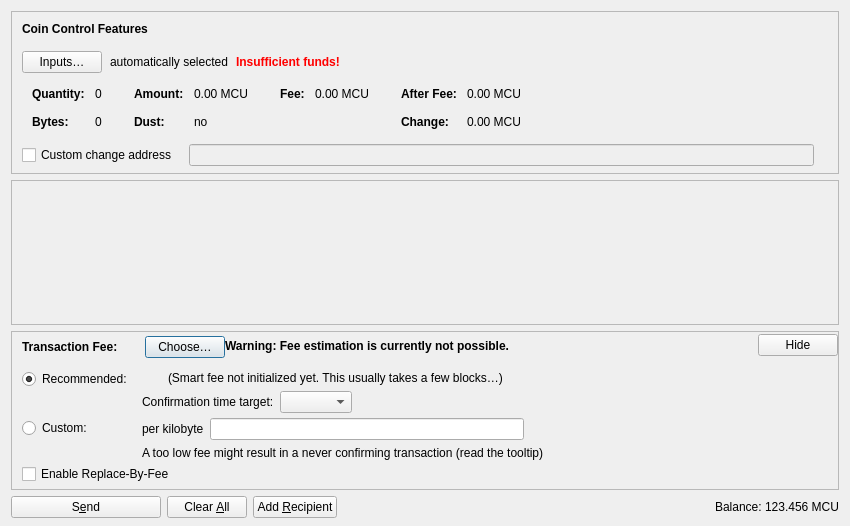
<?xml version="1.0" encoding="UTF-8"?>
<ui version="4.0">
 <class>SendCoinsDialog</class>
 <widget class="QDialog" name="SendCoinsDialog">
  <property name="geometry">
   <rect>
    <x>0</x>
    <y>0</y>
    <width>850</width>
    <height>526</height>
   </rect>
  </property>
  <property name="windowTitle">
   <string>Send Coins</string>
  </property>
  <layout class="QVBoxLayout" name="verticalLayout" stretch="0,1,0,0">
   <property name="bottomMargin">
    <number>8</number>
   </property>
   <item>
    <widget class="QFrame" name="frameCoinControl">
     <property name="sizePolicy">
      <sizepolicy hsizetype="Expanding" vsizetype="Expanding">
       <horstretch>0</horstretch>
       <verstretch>0</verstretch>
      </sizepolicy>
     </property>
     <property name="maximumSize">
      <size>
       <width>16777215</width>
       <height>16777215</height>
      </size>
     </property>
     <property name="frameShape">
      <enum>QFrame::StyledPanel</enum>
     </property>
     <property name="frameShadow">
      <enum>QFrame::Sunken</enum>
     </property>
     <layout class="QVBoxLayout" name="verticalLayoutCoinControl2">
      <property name="spacing">
       <number>0</number>
      </property>
      <property name="leftMargin">
       <number>0</number>
      </property>
      <property name="topMargin">
       <number>0</number>
      </property>
      <property name="rightMargin">
       <number>0</number>
      </property>
      <property name="bottomMargin">
       <number>6</number>
      </property>
      <item>
       <layout class="QVBoxLayout" name="verticalLayoutCoinControl" stretch="0,0,0,0,1">
        <property name="spacing">
         <number>0</number>
        </property>
        <property name="leftMargin">
         <number>10</number>
        </property>
        <property name="topMargin">
         <number>10</number>
        </property>
        <item>
         <layout class="QHBoxLayout" name="horizontalLayoutCoinControl1">
          <property name="bottomMargin">
           <number>15</number>
          </property>
          <item>
           <widget class="QLabel" name="labelCoinControlFeatures">
            <property name="sizePolicy">
             <sizepolicy hsizetype="Preferred" vsizetype="Maximum">
              <horstretch>0</horstretch>
              <verstretch>0</verstretch>
             </sizepolicy>
            </property>
            <property name="font">
             <font>
              <weight>75</weight>
              <bold>true</bold>
             </font>
            </property>
            <property name="styleSheet">
             <string notr="true">font-weight:bold;</string>
            </property>
            <property name="text">
             <string>Coin Control Features</string>
            </property>
           </widget>
          </item>
         </layout>
        </item>
        <item>
         <layout class="QHBoxLayout" name="horizontalLayoutCoinControl2" stretch="0,0,0,0">
          <property name="spacing">
           <number>8</number>
          </property>
          <property name="bottomMargin">
           <number>10</number>
          </property>
          <item>
           <widget class="QPushButton" name="pushButtonCoinControl">
            <property name="styleSheet">
             <string notr="true"/>
            </property>
            <property name="text">
             <string>Inputs…</string>
            </property>
            <property name="autoDefault">
             <bool>false</bool>
            </property>
           </widget>
          </item>
          <item>
           <widget class="QLabel" name="labelCoinControlAutomaticallySelected">
            <property name="text">
             <string>automatically selected</string>
            </property>
            <property name="margin">
             <number>5</number>
            </property>
           </widget>
          </item>
          <item>
           <widget class="QLabel" name="labelCoinControlInsuffFunds">
            <property name="font">
             <font>
              <weight>75</weight>
              <bold>true</bold>
             </font>
            </property>
            <property name="styleSheet">
             <string notr="true">color:red;font-weight:bold;</string>
            </property>
            <property name="text">
             <string>Insufficient funds!</string>
            </property>
            <property name="margin">
             <number>5</number>
            </property>
           </widget>
          </item>
          <item>
           <spacer name="horizontalSpacerCoinControl">
            <property name="orientation">
             <enum>Qt::Horizontal</enum>
            </property>
            <property name="sizeHint" stdset="0">
             <size>
              <width>40</width>
              <height>1</height>
             </size>
            </property>
           </spacer>
          </item>
         </layout>
        </item>
        <item>
         <widget class="QWidget" name="widgetCoinControl" native="true">
          <property name="sizePolicy">
           <sizepolicy hsizetype="Preferred" vsizetype="Preferred">
            <horstretch>0</horstretch>
            <verstretch>0</verstretch>
           </sizepolicy>
          </property>
          <property name="minimumSize">
           <size>
            <width>0</width>
            <height>0</height>
           </size>
          </property>
          <property name="styleSheet">
           <string notr="true"/>
          </property>
          <layout class="QHBoxLayout" name="horizontalLayoutCoinControl5">
           <property name="leftMargin">
            <number>0</number>
           </property>
           <property name="topMargin">
            <number>0</number>
           </property>
           <property name="rightMargin">
            <number>0</number>
           </property>
           <property name="bottomMargin">
            <number>0</number>
           </property>
           <item>
            <layout class="QHBoxLayout" name="horizontalLayoutCoinControl3" stretch="0,0,0,1">
             <property name="spacing">
              <number>20</number>
             </property>
             <property name="topMargin">
              <number>0</number>
             </property>
             <property name="bottomMargin">
              <number>10</number>
             </property>
             <item>
              <layout class="QFormLayout" name="formLayoutCoinControl1">
               <property name="horizontalSpacing">
                <number>10</number>
               </property>
               <property name="verticalSpacing">
                <number>14</number>
               </property>
               <property name="leftMargin">
                <number>10</number>
               </property>
               <property name="topMargin">
                <number>4</number>
               </property>
               <property name="rightMargin">
                <number>6</number>
               </property>
               <item row="0" column="0">
                <widget class="QLabel" name="labelCoinControlQuantityText">
                 <property name="font">
                  <font>
                   <weight>75</weight>
                   <bold>true</bold>
                  </font>
                 </property>
                 <property name="text">
                  <string>Quantity:</string>
                 </property>
                 <property name="margin">
                  <number>0</number>
                 </property>
                </widget>
               </item>
               <item row="0" column="1">
                <widget class="QLabel" name="labelCoinControlQuantity">
                 <property name="cursor">
                  <cursorShape>IBeamCursor</cursorShape>
                 </property>
                 <property name="contextMenuPolicy">
                  <enum>Qt::ActionsContextMenu</enum>
                 </property>
                 <property name="text">
                  <string notr="true">0</string>
                 </property>
                 <property name="margin">
                  <number>0</number>
                 </property>
                 <property name="textInteractionFlags">
                  <set>Qt::LinksAccessibleByMouse|Qt::TextSelectableByKeyboard|Qt::TextSelectableByMouse</set>
                 </property>
                </widget>
               </item>
               <item row="1" column="0">
                <widget class="QLabel" name="labelCoinControlBytesText">
                 <property name="font">
                  <font>
                   <weight>75</weight>
                   <bold>true</bold>
                  </font>
                 </property>
                 <property name="text">
                  <string>Bytes:</string>
                 </property>
                </widget>
               </item>
               <item row="1" column="1">
                <widget class="QLabel" name="labelCoinControlBytes">
                 <property name="cursor">
                  <cursorShape>IBeamCursor</cursorShape>
                 </property>
                 <property name="contextMenuPolicy">
                  <enum>Qt::ActionsContextMenu</enum>
                 </property>
                 <property name="text">
                  <string notr="true">0</string>
                 </property>
                 <property name="textInteractionFlags">
                  <set>Qt::LinksAccessibleByMouse|Qt::TextSelectableByKeyboard|Qt::TextSelectableByMouse</set>
                 </property>
                </widget>
               </item>
              </layout>
             </item>
             <item>
              <layout class="QFormLayout" name="formLayoutCoinControl2">
               <property name="horizontalSpacing">
                <number>10</number>
               </property>
               <property name="verticalSpacing">
                <number>14</number>
               </property>
               <property name="leftMargin">
                <number>6</number>
               </property>
               <property name="topMargin">
                <number>4</number>
               </property>
               <property name="rightMargin">
                <number>6</number>
               </property>
               <item row="0" column="0">
                <widget class="QLabel" name="labelCoinControlAmountText">
                 <property name="font">
                  <font>
                   <weight>75</weight>
                   <bold>true</bold>
                  </font>
                 </property>
                 <property name="text">
                  <string>Amount:</string>
                 </property>
                 <property name="margin">
                  <number>0</number>
                 </property>
                </widget>
               </item>
               <item row="0" column="1">
                <widget class="QLabel" name="labelCoinControlAmount">
                 <property name="cursor">
                  <cursorShape>IBeamCursor</cursorShape>
                 </property>
                 <property name="contextMenuPolicy">
                  <enum>Qt::ActionsContextMenu</enum>
                 </property>
                 <property name="text">
                  <string notr="true">0.00 MCU</string>
                 </property>
                 <property name="textInteractionFlags">
                  <set>Qt::LinksAccessibleByMouse|Qt::TextSelectableByKeyboard|Qt::TextSelectableByMouse</set>
                 </property>
                </widget>
               </item>
               <item row="1" column="0">
                <widget class="QLabel" name="labelCoinControlLowOutputText">
                 <property name="font">
                  <font>
                   <weight>75</weight>
                   <bold>true</bold>
                  </font>
                 </property>
                 <property name="text">
                  <string>Dust:</string>
                 </property>
                </widget>
               </item>
               <item row="1" column="1">
                <widget class="QLabel" name="labelCoinControlLowOutput">
                 <property name="cursor">
                  <cursorShape>IBeamCursor</cursorShape>
                 </property>
                 <property name="contextMenuPolicy">
                  <enum>Qt::ActionsContextMenu</enum>
                 </property>
                 <property name="text">
                  <string notr="true">no</string>
                 </property>
                 <property name="textInteractionFlags">
                  <set>Qt::LinksAccessibleByMouse|Qt::TextSelectableByKeyboard|Qt::TextSelectableByMouse</set>
                 </property>
                </widget>
               </item>
              </layout>
             </item>
             <item>
              <layout class="QFormLayout" name="formLayoutCoinControl3">
               <property name="horizontalSpacing">
                <number>10</number>
               </property>
               <property name="verticalSpacing">
                <number>14</number>
               </property>
               <property name="leftMargin">
                <number>6</number>
               </property>
               <property name="topMargin">
                <number>4</number>
               </property>
               <property name="rightMargin">
                <number>6</number>
               </property>
               <item row="0" column="0">
                <widget class="QLabel" name="labelCoinControlFeeText">
                 <property name="font">
                  <font>
                   <weight>75</weight>
                   <bold>true</bold>
                  </font>
                 </property>
                 <property name="text">
                  <string>Fee:</string>
                 </property>
                 <property name="margin">
                  <number>0</number>
                 </property>
                </widget>
               </item>
               <item row="0" column="1">
                <widget class="QLabel" name="labelCoinControlFee">
                 <property name="cursor">
                  <cursorShape>IBeamCursor</cursorShape>
                 </property>
                 <property name="contextMenuPolicy">
                  <enum>Qt::ActionsContextMenu</enum>
                 </property>
                 <property name="text">
                  <string notr="true">0.00 MCU</string>
                 </property>
                 <property name="textInteractionFlags">
                  <set>Qt::LinksAccessibleByMouse|Qt::TextSelectableByKeyboard|Qt::TextSelectableByMouse</set>
                 </property>
                </widget>
               </item>
              </layout>
             </item>
             <item>
              <layout class="QFormLayout" name="formLayoutCoinControl4">
               <property name="horizontalSpacing">
                <number>10</number>
               </property>
               <property name="verticalSpacing">
                <number>14</number>
               </property>
               <property name="leftMargin">
                <number>6</number>
               </property>
               <property name="topMargin">
                <number>4</number>
               </property>
               <property name="rightMargin">
                <number>6</number>
               </property>
               <item row="0" column="0">
                <widget class="QLabel" name="labelCoinControlAfterFeeText">
                 <property name="font">
                  <font>
                   <weight>75</weight>
                   <bold>true</bold>
                  </font>
                 </property>
                 <property name="text">
                  <string>After Fee:</string>
                 </property>
                 <property name="margin">
                  <number>0</number>
                 </property>
                </widget>
               </item>
               <item row="0" column="1">
                <widget class="QLabel" name="labelCoinControlAfterFee">
                 <property name="cursor">
                  <cursorShape>IBeamCursor</cursorShape>
                 </property>
                 <property name="contextMenuPolicy">
                  <enum>Qt::ActionsContextMenu</enum>
                 </property>
                 <property name="text">
                  <string notr="true">0.00 MCU</string>
                 </property>
                 <property name="textInteractionFlags">
                  <set>Qt::LinksAccessibleByMouse|Qt::TextSelectableByKeyboard|Qt::TextSelectableByMouse</set>
                 </property>
                </widget>
               </item>
               <item row="1" column="0">
                <widget class="QLabel" name="labelCoinControlChangeText">
                 <property name="font">
                  <font>
                   <weight>75</weight>
                   <bold>true</bold>
                  </font>
                 </property>
                 <property name="text">
                  <string>Change:</string>
                 </property>
                </widget>
               </item>
               <item row="1" column="1">
                <widget class="QLabel" name="labelCoinControlChange">
                 <property name="cursor">
                  <cursorShape>IBeamCursor</cursorShape>
                 </property>
                 <property name="contextMenuPolicy">
                  <enum>Qt::ActionsContextMenu</enum>
                 </property>
                 <property name="text">
                  <string notr="true">0.00 MCU</string>
                 </property>
                 <property name="textInteractionFlags">
                  <set>Qt::LinksAccessibleByMouse|Qt::TextSelectableByKeyboard|Qt::TextSelectableByMouse</set>
                 </property>
                </widget>
               </item>
              </layout>
             </item>
            </layout>
           </item>
          </layout>
         </widget>
        </item>
        <item>
         <layout class="QHBoxLayout" name="horizontalLayoutCoinControl4" stretch="0,0,0">
          <property name="spacing">
           <number>12</number>
          </property>
          <property name="sizeConstraint">
           <enum>QLayout::SetDefaultConstraint</enum>
          </property>
          <property name="topMargin">
           <number>5</number>
          </property>
          <property name="rightMargin">
           <number>5</number>
          </property>
          <item>
           <widget class="QCheckBox" name="checkBoxCoinControlChange">
            <property name="toolTip">
             <string>If this is activated, but the change address is empty or invalid, change will be sent to a newly generated address.</string>
            </property>
            <property name="text">
             <string>Custom change address</string>
            </property>
           </widget>
          </item>
          <item>
           <widget class="QValidatedLineEdit" name="lineEditCoinControlChange">
            <property name="enabled">
             <bool>false</bool>
            </property>
            <property name="sizePolicy">
             <sizepolicy hsizetype="Expanding" vsizetype="Fixed">
              <horstretch>0</horstretch>
              <verstretch>0</verstretch>
             </sizepolicy>
            </property>
           </widget>
          </item>
          <item>
           <widget class="QLabel" name="labelCoinControlChangeLabel">
            <property name="sizePolicy">
             <sizepolicy hsizetype="Preferred" vsizetype="Expanding">
              <horstretch>0</horstretch>
              <verstretch>0</verstretch>
             </sizepolicy>
            </property>
            <property name="minimumSize">
             <size>
              <width>0</width>
              <height>0</height>
             </size>
            </property>
            <property name="text">
             <string/>
            </property>
            <property name="margin">
             <number>3</number>
            </property>
           </widget>
          </item>
         </layout>
        </item>
        <item>
         <spacer name="verticalSpacerCoinControl">
          <property name="orientation">
           <enum>Qt::Vertical</enum>
          </property>
          <property name="sizeHint" stdset="0">
           <size>
            <width>800</width>
            <height>1</height>
           </size>
          </property>
         </spacer>
        </item>
       </layout>
      </item>
     </layout>
    </widget>
   </item>
   <item>
    <widget class="QScrollArea" name="scrollArea">
     <property name="widgetResizable">
      <bool>true</bool>
     </property>
     <widget class="QWidget" name="scrollAreaWidgetContents">
      <property name="geometry">
       <rect>
        <x>0</x>
        <y>0</y>
        <width>830</width>
        <height>104</height>
       </rect>
      </property>
      <layout class="QVBoxLayout" name="verticalLayout_2" stretch="0,1">
       <property name="leftMargin">
        <number>0</number>
       </property>
       <property name="topMargin">
        <number>0</number>
       </property>
       <property name="rightMargin">
        <number>0</number>
       </property>
       <property name="bottomMargin">
        <number>0</number>
       </property>
       <item>
        <layout class="QVBoxLayout" name="entries">
         <property name="spacing">
          <number>6</number>
         </property>
        </layout>
       </item>
       <item>
        <spacer name="verticalSpacer">
         <property name="orientation">
          <enum>Qt::Vertical</enum>
         </property>
         <property name="sizeHint" stdset="0">
          <size>
           <width>20</width>
           <height>40</height>
          </size>
         </property>
        </spacer>
       </item>
      </layout>
     </widget>
    </widget>
   </item>
   <item>
    <widget class="QFrame" name="frameFee">
     <property name="sizePolicy">
      <sizepolicy hsizetype="Expanding" vsizetype="Expanding">
       <horstretch>0</horstretch>
       <verstretch>0</verstretch>
      </sizepolicy>
     </property>
     <property name="maximumSize">
      <size>
       <width>16777215</width>
       <height>16777215</height>
      </size>
     </property>
     <property name="frameShape">
      <enum>QFrame::StyledPanel</enum>
     </property>
     <property name="frameShadow">
      <enum>QFrame::Sunken</enum>
     </property>
     <layout class="QVBoxLayout" name="verticalLayoutFee1">
      <property name="spacing">
       <number>0</number>
      </property>
      <property name="leftMargin">
       <number>0</number>
      </property>
      <property name="topMargin">
       <number>0</number>
      </property>
      <property name="rightMargin">
       <number>0</number>
      </property>
      <property name="bottomMargin">
       <number>0</number>
      </property>
      <item>
       <layout class="QVBoxLayout" name="verticalLayoutFee2" stretch="0,0,0">
        <property name="spacing">
         <number>0</number>
        </property>
        <property name="leftMargin">
         <number>10</number>
        </property>
        <property name="topMargin">
         <number>0</number>
        </property>
        <item>
         <layout class="QHBoxLayout" name="horizontalLayoutFee1">
          <property name="bottomMargin">
           <number>0</number>
          </property>
          <item>
           <layout class="QVBoxLayout" name="verticalLayoutFee7">
            <property name="spacing">
             <number>0</number>
            </property>
            <item>
             <spacer name="verticalSpacerSmartFee">
              <property name="orientation">
               <enum>Qt::Vertical</enum>
              </property>
              <property name="sizeType">
               <enum>QSizePolicy::Fixed</enum>
              </property>
              <property name="sizeHint" stdset="0">
               <size>
                <width>1</width>
                <height>4</height>
               </size>
              </property>
             </spacer>
            </item>
            <item>
             <layout class="QHBoxLayout" name="horizontalLayoutSmartFee">
              <property name="spacing">
               <number>10</number>
              </property>
              <item>
               <widget class="QLabel" name="labelFeeHeadline">
                <property name="sizePolicy">
                 <sizepolicy hsizetype="Preferred" vsizetype="Maximum">
                  <horstretch>0</horstretch>
                  <verstretch>0</verstretch>
                 </sizepolicy>
                </property>
                <property name="font">
                 <font>
                  <weight>75</weight>
                  <bold>true</bold>
                 </font>
                </property>
                <property name="styleSheet">
                 <string notr="true">font-weight:bold;</string>
                </property>
                <property name="text">
                 <string>Transaction Fee:</string>
                </property>
               </widget>
              </item>
              <item>
               <widget class="QLabel" name="labelFeeMinimized">
                <property name="text">
                 <string/>
                </property>
               </widget>
              </item>
              <item>
               <widget class="QPushButton" name="buttonChooseFee">
                <property name="text">
                 <string>Choose…</string>
                </property>
               </widget>
              </item>
             </layout>
            </item>
            <item>
             <spacer name="verticalSpacer_5">
              <property name="orientation">
               <enum>Qt::Vertical</enum>
              </property>
              <property name="sizeHint" stdset="0">
               <size>
                <width>1</width>
                <height>1</height>
               </size>
              </property>
             </spacer>
            </item>
           </layout>
          </item>
          <item>
           <widget class="QLabel" name="fallbackFeeWarningLabel">
            <property name="toolTip">
             <string>Using the fallbackfee can result in sending a transaction that will take several hours or days (or never) to confirm. Consider choosing your fee manually or wait until you have validated the complete chain.</string>
            </property>
            <property name="font">
            <font>
                <weight>75</weight>
                <bold>true</bold>
            </font>
            </property>
            <property name="text">
             <string>Warning: Fee estimation is currently not possible.</string>
            </property>
            <property name="wordWrap">
             <bool>false</bool>
            </property>
           </widget>
          </item>
          <item>
           <spacer name="horizontalSpacer_4">
            <property name="orientation">
             <enum>Qt::Horizontal</enum>
            </property>
            <property name="sizeType">
             <enum>QSizePolicy::MinimumExpanding</enum>
            </property>
            <property name="sizeHint" stdset="0">
             <size>
              <width>40</width>
              <height>20</height>
             </size>
            </property>
           </spacer>
          </item>
          <item>
           <widget class="QPushButton" name="buttonMinimizeFee">
            <property name="toolTip">
             <string>Hide transaction fee settings</string>
            </property>
            <property name="text">
             <string>Hide</string>
            </property>
           </widget>
          </item>
         </layout>
        </item>
        <item>
         <widget class="QFrame" name="frameFeeSelection">
          <layout class="QVBoxLayout" name="verticalLayoutFee12">
           <property name="spacing">
            <number>0</number>
           </property>
           <property name="leftMargin">
            <number>0</number>
           </property>
           <property name="topMargin">
            <number>0</number>
           </property>
           <property name="rightMargin">
            <number>0</number>
           </property>
           <property name="bottomMargin">
            <number>0</number>
           </property>
           <item>
            <layout class="QGridLayout" name="gridLayoutFee">
             <property name="topMargin">
              <number>10</number>
             </property>
             <property name="bottomMargin">
              <number>4</number>
             </property>
             <property name="horizontalSpacing">
              <number>10</number>
             </property>
             <property name="verticalSpacing">
              <number>4</number>
             </property>
             <item row="1" column="1">
              <layout class="QVBoxLayout" name="verticalLayoutFee8">
               <property name="spacing">
                <number>6</number>
               </property>
               <item>
                <layout class="QHBoxLayout" name="horizontalLayoutFee13">
                 <item>
                  <widget class="QLabel" name="labelCustomPerKilobyte">
                   <property name="toolTip">
                    <string>Specify a custom fee per kB (1,000 bytes) of the transaction's virtual size.

Note:  Since the fee is calculated on a per-byte basis, a fee rate of "100 satoshis per kvB" for a transaction size of 500 virtual bytes (half of 1 kvB) would ultimately yield a fee of only 50 satoshis.</string>
                   </property>
                   <property name="text">
                    <string>per kilobyte</string>
                   </property>
                  </widget>
                 </item>
                 <item>
                  <widget class="MicrocurrencyAmountField" name="customFee"/>
                 </item>
                 <item>
                  <spacer name="horizontalSpacer_6">
                   <property name="orientation">
                    <enum>Qt::Horizontal</enum>
                   </property>
                   <property name="sizeHint" stdset="0">
                    <size>
                     <width>1</width>
                     <height>1</height>
                    </size>
                   </property>
                  </spacer>
                 </item>
                </layout>
               </item>
               <item>
                <layout class="QHBoxLayout" name="horizontalLayoutFee8">
                 <item>
                  <widget class="QLabel" name="labelCustomFeeWarning">
                   <property name="enabled">
                    <bool>true</bool>
                   </property>
                   <property name="toolTip">
                    <string>When there is less transaction volume than space in the blocks, miners as well as relaying nodes may enforce a minimum fee. Paying only this minimum fee is just fine, but be aware that this can result in a never confirming transaction once there is more demand for microcurrency transactions than the network can process.</string>
                   </property>
                   <property name="text">
                    <string>A too low fee might result in a never confirming transaction (read the tooltip)</string>
                   </property>
                  </widget>
                 </item>
                 <item>
                  <spacer name="horizontalSpacer_2">
                   <property name="orientation">
                    <enum>Qt::Horizontal</enum>
                   </property>
                   <property name="sizeHint" stdset="0">
                    <size>
                     <width>1</width>
                     <height>1</height>
                    </size>
                   </property>
                  </spacer>
                 </item>
                </layout>
               </item>
              </layout>
             </item>
             <item row="0" column="0">
              <layout class="QVBoxLayout" name="verticalLayoutFee4" stretch="0,1">
               <item>
                <widget class="QRadioButton" name="radioSmartFee">
                 <property name="text">
                  <string>Recommended:</string>
                 </property>
                 <property name="checked">
                  <bool>true</bool>
                 </property>
                 <attribute name="buttonGroup">
                  <string notr="true">groupFee</string>
                 </attribute>
                </widget>
               </item>
               <item>
                <spacer name="verticalSpacer_2">
                 <property name="orientation">
                  <enum>Qt::Vertical</enum>
                 </property>
                 <property name="sizeHint" stdset="0">
                  <size>
                   <width>1</width>
                   <height>1</height>
                  </size>
                 </property>
                </spacer>
               </item>
              </layout>
             </item>
             <item row="1" column="0">
              <layout class="QVBoxLayout" name="verticalLayoutFee9" stretch="0,1">
               <item>
                <widget class="QRadioButton" name="radioCustomFee">
                 <property name="text">
                  <string>Custom:</string>
                 </property>
                 <attribute name="buttonGroup">
                  <string notr="true">groupFee</string>
                 </attribute>
                </widget>
               </item>
               <item>
                <spacer name="verticalSpacer_6">
                 <property name="orientation">
                  <enum>Qt::Vertical</enum>
                 </property>
                 <property name="sizeHint" stdset="0">
                  <size>
                   <width>1</width>
                   <height>1</height>
                  </size>
                 </property>
                </spacer>
               </item>
              </layout>
             </item>
             <item row="0" column="1">
              <layout class="QVBoxLayout" name="verticalLayoutFee3" stretch="0,0,1">
               <property name="spacing">
                <number>6</number>
               </property>
               <property name="topMargin">
                <number>2</number>
               </property>
               <item>
                <layout class="QHBoxLayout" name="horizontalLayoutFee12">
                 <item>
                  <widget class="QLabel" name="labelSmartFee">
                   <property name="text">
                    <string/>
                   </property>
                  </widget>
                 </item>
                 <item>
                  <widget class="QLabel" name="labelFeeEstimation">
                   <property name="text">
                    <string/>
                   </property>
                  </widget>
                 </item>
                 <item>
                  <widget class="QLabel" name="labelSmartFee2">
                   <property name="text">
                    <string>(Smart fee not initialized yet. This usually takes a few blocks…)</string>
                   </property>
                  </widget>
                 </item>
                 <item>
                  <spacer name="horizontalSpacer_5">
                   <property name="orientation">
                    <enum>Qt::Horizontal</enum>
                   </property>
                   <property name="sizeHint" stdset="0">
                    <size>
                     <width>1</width>
                     <height>1</height>
                    </size>
                   </property>
                  </spacer>
                 </item>
                </layout>
               </item>
               <item>
                <layout class="QHBoxLayout" name="horizontalLayoutFee9">
                 <item>
                  <layout class="QVBoxLayout" name="verticalLayoutFee6">
                   <item>
                    <widget class="QLabel" name="labelSmartFee3">
                     <property name="text">
                      <string>Confirmation time target:</string>
                     </property>
                    </widget>
                   </item>
                  </layout>
                 </item>
                 <item>
                  <layout class="QVBoxLayout" name="verticalLayoutFee5">
                   <property name="rightMargin">
                    <number>30</number>
                   </property>
                   <item>
                    <layout class="QHBoxLayout" name="horizontalLayoutConfTarget">
                     <property name="bottomMargin">
                      <number>0</number>
                     </property>
                     <item>
                      <widget class="QComboBox" name="confTargetSelector"/>
                     </item>
                     <item>
                      <spacer name="horizontalSpacerConfTarget">
                       <property name="orientation">
                        <enum>Qt::Horizontal</enum>
                       </property>
                       <property name="sizeHint" stdset="0">
                        <size>
                         <width>40</width>
                         <height>20</height>
                        </size>
                       </property>
                      </spacer>
                     </item>
                    </layout>
                   </item>
                  </layout>
                 </item>
                </layout>
               </item>
               <item>
                <spacer name="verticalSpacer_4">
                 <property name="orientation">
                  <enum>Qt::Vertical</enum>
                 </property>
                 <property name="sizeHint" stdset="0">
                  <size>
                   <width>1</width>
                   <height>1</height>
                  </size>
                 </property>
                </spacer>
               </item>
              </layout>
             </item>
            </layout>
           </item>
           <item>
            <widget class="QCheckBox" name="optInRBF">
             <property name="text">
              <string>Enable Replace-By-Fee</string>
             </property>
             <property name="toolTip">
              <string>With Replace-By-Fee (BIP-125) you can increase a transaction's fee after it is sent. Without this, a higher fee may be recommended to compensate for increased transaction delay risk.</string>
             </property>
            </widget>
           </item>
          </layout>
         </widget>
        </item>
        <item>
         <spacer name="verticalSpacerFee">
          <property name="orientation">
           <enum>Qt::Vertical</enum>
          </property>
          <property name="sizeHint" stdset="0">
           <size>
            <width>40</width>
            <height>5</height>
           </size>
          </property>
         </spacer>
        </item>
       </layout>
      </item>
     </layout>
    </widget>
   </item>
   <item>
    <layout class="QHBoxLayout" name="horizontalLayout">
     <item>
      <widget class="QPushButton" name="sendButton">
       <property name="minimumSize">
        <size>
         <width>150</width>
         <height>0</height>
        </size>
       </property>
       <property name="toolTip">
        <string>Confirm the send action</string>
       </property>
       <property name="text">
        <string>S&amp;end</string>
       </property>
       <property name="icon">
        <iconset resource="../microcurrency.qrc">
         <normaloff>:/icons/send</normaloff>:/icons/send</iconset>
       </property>
       <property name="autoDefault">
        <bool>false</bool>
       </property>
       <property name="default">
        <bool>false</bool>
       </property>
      </widget>
     </item>
     <item>
      <widget class="QPushButton" name="clearButton">
       <property name="sizePolicy">
        <sizepolicy hsizetype="Minimum" vsizetype="Fixed">
         <horstretch>0</horstretch>
         <verstretch>0</verstretch>
        </sizepolicy>
       </property>
       <property name="toolTip">
        <string>Clear all fields of the form.</string>
       </property>
       <property name="text">
        <string>Clear &amp;All</string>
       </property>
       <property name="icon">
        <iconset resource="../microcurrency.qrc">
         <normaloff>:/icons/remove</normaloff>:/icons/remove</iconset>
       </property>
       <property name="autoDefault">
        <bool>false</bool>
       </property>
      </widget>
     </item>
     <item>
      <widget class="QPushButton" name="addButton">
       <property name="toolTip">
        <string>Send to multiple recipients at once</string>
       </property>
       <property name="text">
        <string>Add &amp;Recipient</string>
       </property>
       <property name="icon">
        <iconset resource="../microcurrency.qrc">
         <normaloff>:/icons/add</normaloff>:/icons/add</iconset>
       </property>
       <property name="autoDefault">
        <bool>false</bool>
       </property>
      </widget>
     </item>
     <item>
      <spacer name="horizontalSpacer">
       <property name="orientation">
        <enum>Qt::Horizontal</enum>
       </property>
       <property name="sizeHint" stdset="0">
        <size>
         <width>40</width>
         <height>20</height>
        </size>
       </property>
      </spacer>
     </item>
     <item>
      <layout class="QHBoxLayout" name="horizontalLayout_2">
       <property name="spacing">
        <number>3</number>
       </property>
       <item>
        <widget class="QLabel" name="labelBalanceName">
         <property name="sizePolicy">
          <sizepolicy hsizetype="Preferred" vsizetype="Fixed">
           <horstretch>0</horstretch>
           <verstretch>0</verstretch>
          </sizepolicy>
         </property>
         <property name="text">
          <string>Balance:</string>
         </property>
        </widget>
       </item>
       <item>
        <widget class="QLabel" name="labelBalance">
         <property name="sizePolicy">
          <sizepolicy hsizetype="Preferred" vsizetype="Fixed">
           <horstretch>0</horstretch>
           <verstretch>0</verstretch>
          </sizepolicy>
         </property>
         <property name="cursor">
          <cursorShape>IBeamCursor</cursorShape>
         </property>
         <property name="text">
          <string notr="true">123.456 MCU</string>
         </property>
         <property name="textInteractionFlags">
          <set>Qt::LinksAccessibleByMouse|Qt::TextSelectableByKeyboard|Qt::TextSelectableByMouse</set>
         </property>
        </widget>
       </item>
      </layout>
     </item>
    </layout>
   </item>
  </layout>
 </widget>
 <customwidgets>
  <customwidget>
   <class>QValidatedLineEdit</class>
   <extends>QLineEdit</extends>
   <header>qt/qvalidatedlineedit.h</header>
  </customwidget>
  <customwidget>
   <class>MicrocurrencyAmountField</class>
   <extends>QLineEdit</extends>
   <header>qt/microcurrencyamountfield.h</header>
   <container>1</container>
  </customwidget>
 </customwidgets>
 <resources>
  <include location="../microcurrency.qrc"/>
 </resources>
 <connections/>
 <buttongroups>
  <buttongroup name="groupFee"/>
 </buttongroups>
</ui>
